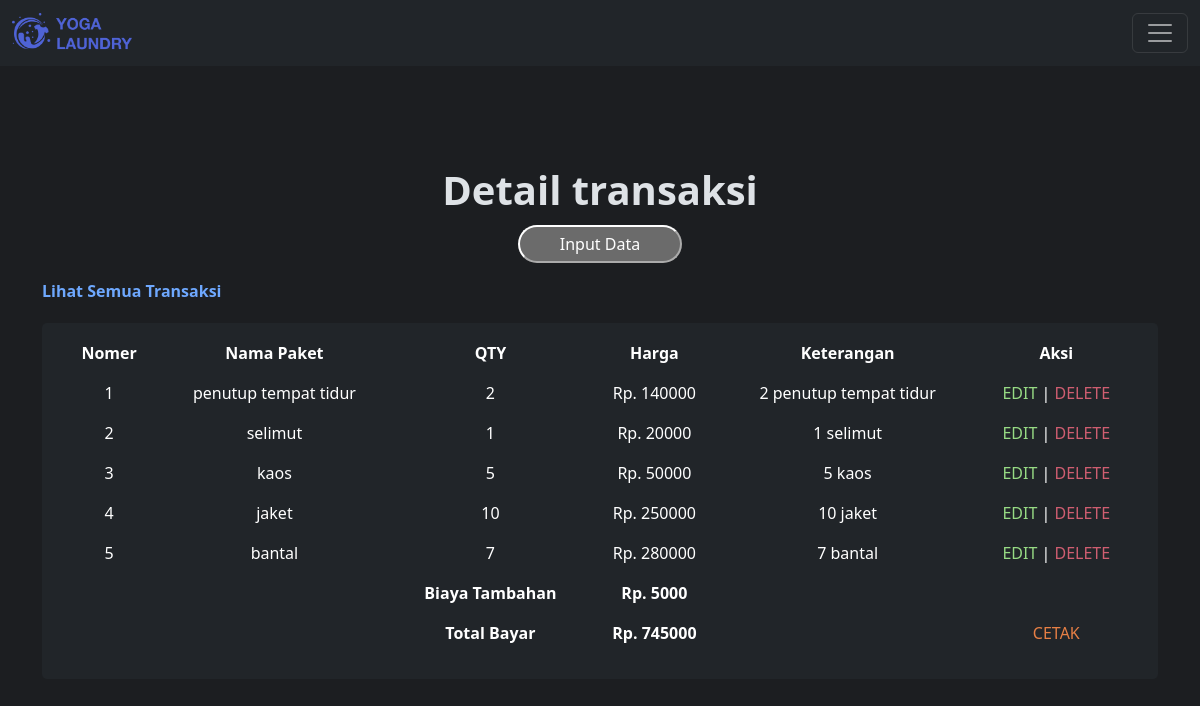
Page /php/view/control.php?page=detail_transaksi&id=2 (signed in) on the committed database.
### tables this page shows
CREATE TABLE `tb_detail_transaksi` (
  `id` int NOT NULL,
  `id_transaksi` int NOT NULL,
  `id_paket` int NOT NULL,
  `qty` double NOT NULL,
  `keterangan` text NOT NULL
);

CREATE TABLE `tb_paket` (
  `id` int NOT NULL,
  `id_outlet` int NOT NULL,
  `jenis` enum('kiloan','selimut','bed_cover','kaos','lain') NOT NULL,
  `nama_paket` varchar(100) NOT NULL,
  `harga` int NOT NULL
);

CREATE TABLE `tb_transaksi` (
  `id` int NOT NULL,
  `id_outlet` int NOT NULL,
  `kode_invoice` varchar(100) NOT NULL,
  `id_member` int NOT NULL,
  `tgl` datetime NOT NULL,
  `batas_waktu` datetime NOT NULL,
  `tgl_bayar` datetime NOT NULL,
  `biaya_tambahan` int NOT NULL,
  `diskon` double NOT NULL,
  `pajak` int NOT NULL,
  `status` enum('baru','proses','selesai','diambil') NOT NULL,
  `dibayar` enum('dibayar','belum_dibayar') NOT NULL,
  `id_user` int NOT NULL
);

### php/view/control.php (called while the page is built)
<?php
include_once "../template/header.php";
include_once "../template/content.php";
include_once "../template/footer.php";

### php/view/detail_transaksi.php (the view, shortened to what this page needs)
<?php
$id = $_GET['id'];
$tampil = mysqli_query($koneksi, "SELECT tb_detail_transaksi.*, tb_paket.harga, tb_paket.nama_paket,tb_transaksi.pajak,tb_transaksi.diskon,tb_transaksi.biaya_tambahan,tb_transaksi.status
FROM tb_detail_transaksi
INNER JOIN tb_paket ON tb_detail_transaksi.id_paket = tb_paket.id
INNER JOIN tb_transaksi ON tb_detail_transaksi.id_transaksi = tb_transaksi.id
WHERE id_transaksi = $id;
");
$no = 1;
?>
<div class="view-container">
  <div class="view-header">
    <h1 class="fw-bold">Detail transaksi</h1>
    <a href="./control.php?page=add_detail_transaksi&id=<?= $_GET['id']; ?>">
      <button class="view-button">Input Data</button>
    </a>
  </div>
  <div class="container">
    <a class="fw-bold" href="./control.php?page=view_transaksi">Lihat Semua Transaksi</a>
    <div class="table-container">
      <table class="table table-borderless table-hover">
        <thead class="table-header text-center">
          <th>Nomer</th>
          <th>Nama Paket</th>
          <th>QTY</th>
          <th>Harga</th>
          <th>Keterangan</th>
          <th>Aksi</th>
        </thead>
        <?php
        $totalBayar = 0;
        while ($hasil = mysqli_fetch_array($tampil)) {
          $id_transaksi = $hasil['id_transaksi'];
          $pajak = $hasil['pajak'];
          $diskon = $hasil['diskon'];
          $biayaTambahan = $hasil['biaya_tambahan'];
          $totalBayar += $hasil['harga'] * $hasil['qty'];
          $hasilDiskon = $totalBayar * ($diskon / 100);
          $totalHasil = $totalBayar + $biayaTambahan - $hasilDiskon + $pajak;
        ?>
          <tr class="text-center">
            <td data-cell="No"><?= $no++ ?></td>
            <td data-cell="Nama Paket"><?= $hasil['nama_paket']; ?></td>
            <td data-cell="QTY"><?= $hasil['qty']; ?></td>
            <td data-cell="Harga">Rp. <?= $hasil['harga'] * $hasil['qty']; ?></td>
            <td data-cell="Keterangan"><?= $hasil['keterangan']; ?></td>
            <td data-cell="Aksi">
              <div class="action-container">
                <?php
                if (@$_SESSION['level_user'] === "owner") :
                ?>
                  <p>owner tidak dapat mengubah data ini</p>
                <?php else : ?>
                  <a style="color:#97db84;" href="./control.php?page=update_detail_transaksi&id_transaksi=<?= $id ?>&id=<?= $hasil['id']; ?>">EDIT</a> |
                  <a style="color:#cf5e71; cursor: pointer;" onclick="confirmDelete(<?= $hasil['id']; ?>)">DELETE
                  <?php endif; ?>
              </div>
            </td>
          </tr>
        <?php } ?>
        <?php if ($biayaTambahan ?? 0) : ?>
          <tr class="text-center">
            <td class="hdwsm"></td>
            <td class="hdwsm"></td>
            <td class="fw-bold hdwsm">Biaya Tambahan</td>
            <td class="fw-bold" data-cell="Biaya Tambahan">Rp. <?= $biayaTambahan ?? 0; ?></td>
            <td class="hdwsm"></td>
            <td class="hdwsm"></td>
          </tr>
        <?php endif; ?>
        <tr class="text-center">
          <td class="hdwsm"></td>
          <td class="hdwsm"></td>
          <td class="fw-bold hdwsm">Total Bayar</td>
          <td class="fw-bold" data-cell="Total Hasil">Rp. <?= $totalHasil ?? 0; ?></td>
          <td class="hdwsm"></td>
          <td data-cell="Aksi">
            <?php $cekHasilCetak = mysqli_num_rows($tampil);
            if ($cekHasilCetak >= 1) :
            ?>
              <a style="color:#e67f45;" href="./control.php?page=cetak_transaksi&id=<?= $id_transaksi; ?>">CETAK</a>
            <?php else : ?>
              <p>Tidak ada data untuk dicetak</p>
            <?php endif; ?>
          </td>
        </tr>
      </table>
    </div>
  </div>
</div>

### style/style.css (style rules this page uses)
body { background-color: #1c1e21 !important; }
.table-container { background-color: #212529; border-radius: 5px; padding: 10px 20px; margin: 20px 0; }
.view-container { display: flex; flex-direction: column; align-items: center; gap: 1rem; padding: 100px 0; }
.view-button { border-radius: 150px; padding: 5px 40px; }
.view-header { display: flex; flex-direction: column; justify-content: center; align-items: center; gap: 0.2rem; }

### php/template/header.php (style rules this page uses)
* { text-decoration: none !important; }

### rows in the picture
tb_detail_transaksi: id_paket.nama_paket "penutup tempat tidur", qty "2", $hasil['harga'] * $hasil['qty'] "140000", keterangan "2 penutup tempat tidur"
tb_detail_transaksi: id_paket.nama_paket "selimut", qty "1", $hasil['harga']*$hasil['qty'] "20000", keterangan "1 selimut"
tb_detail_transaksi: id_paket.nama_paket "kaos", qty "5", $hasil['harga'] * $hasil['qty'] "50000", keterangan "5 kaos"
tb_detail_transaksi: id_paket.nama_paket "jaket", qty "10", $hasil['harga'] * $hasil['qty'] "250000", keterangan "10 jaket"
tb_detail_transaksi: id_paket.nama_paket "bantal", qty "7", $hasil['harga'] * $hasil['qty'] "280000", keterangan "7 bantal"
tb_transaksi: biaya_tambahan "5000", totalHasil "745000"
